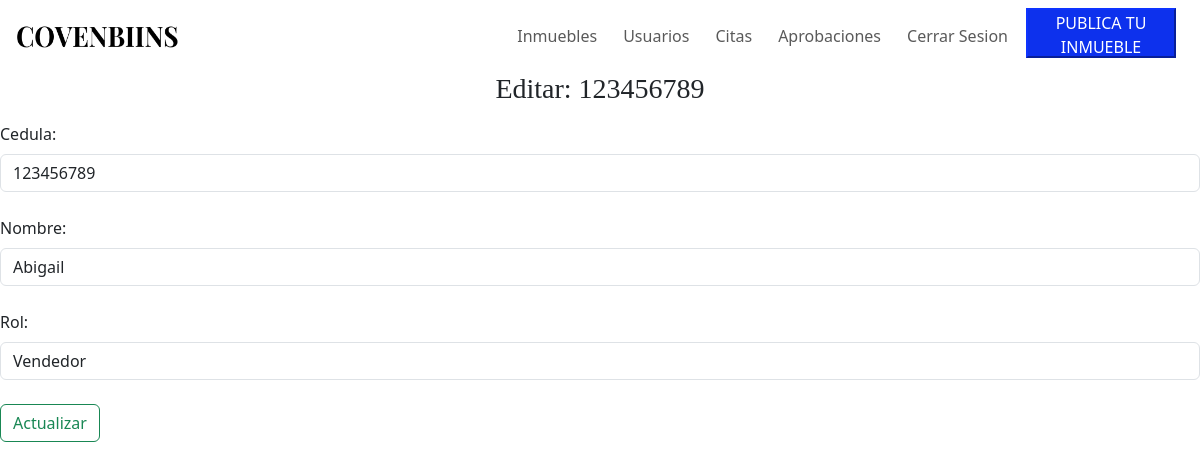
The page /usuarios_editar/123456789/ on the database as committed earlier.
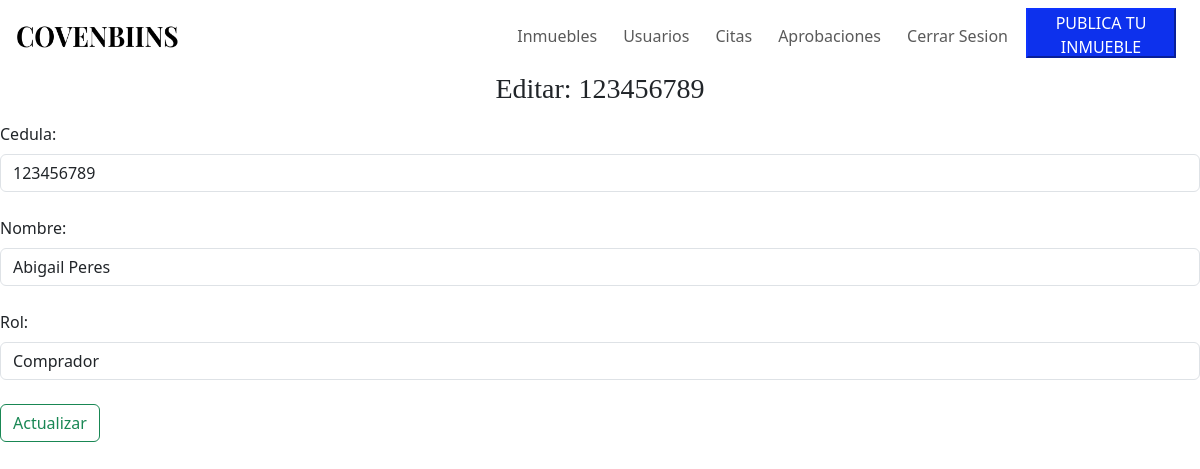
The same page on the database as committed later.
### covenbiins/models.py (models this page shows, shortened)
class Usuarios(models.Model):
    Roles = (
        (1, 'Administrador'),
        (2, 'Asesor Legal'),
        (3, 'Vendedor'),
        (4, 'Comprador'),
    )
    cedula = models.CharField(unique=True, primary_key=True, max_length=10)
    foto = models.ImageField(null=True, blank=True, default='fotos/default.jpeg', upload_to='fotos')
    nombre = models.CharField(max_length=50)
    apellido = models.CharField(max_length=50)
    fechaNacimiento = models.DateField()
    telefono = models.CharField(max_length=50)
    direccion = models.CharField(max_length=50)
    tipoUsuario = models.IntegerField(choices=Roles, default=4)
    email = models.EmailField(unique=True, null=True)
    contrasena = models.CharField(max_length=50, null=True)

### covenbiins/views.py (the view)
# urls.py: path("usuarios_editar/<int:cedula>/", views.usuarios_editar, name="usuarios_editar"),
def usuarios_editar(request, cedula):
    q = Usuarios.objects.get(pk=cedula)
    contexto = {"id": cedula, "data": q}
    return render(request, "covenbiins/usuarios/form_usuario.html", contexto)

### covenbiins/templates/covenbiins/usuarios/form_usuario.html (shortened to what this page needs)
{% extends 'covenbiins/base2.html' %}
{% load static %}
{% block contenedor %}
    {% if id %}
        <h3>Editar: {{ id }}</h3>
    {% endif %}
    <form method="post" action="{% url 'covenbiins:usuarios_guardar' %}">
        <div class="mt-3">
            <label class="form-label">Cedula:</label>
            <input type="text" name="cedula" class="form-control" value="{{ data.cedula }}">
        </div>
        <br>
        <div>
            <label class="form-label">Nombre:</label>
            <input type="text" name="nombre" class="form-control" value="{{ data.nombre }}">
        </div>
        <br>
        <div>
            <label class="form-label">Rol:</label>
            <input type="text" name="tipoUsuario" class="form-control" value="{{ data.get_tipoUsuario_display }}">
        </div>
        <br>
        {% if id %}
            <button type="submit" class="btn btn-outline-success">Actualizar</button>
        {% else %}
            <button type="submit" class="btn btn-outline-success">Crear</button>
        {% endif %}
    </form>
{% endblock %}

Rows that differ between the two databases and show on the page:
changed Usuarios id 123456789: nombre "Abigail" → "Abigail Peres"; tipoUsuario "Vendedor" → "Comprador"
